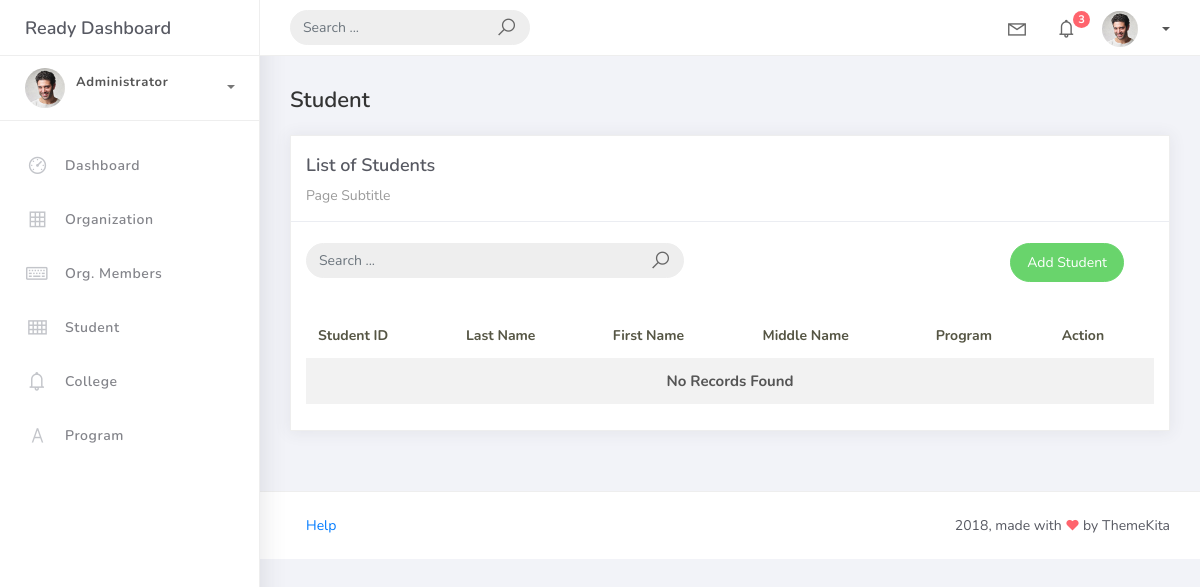
The app's page /student_list/, older data.
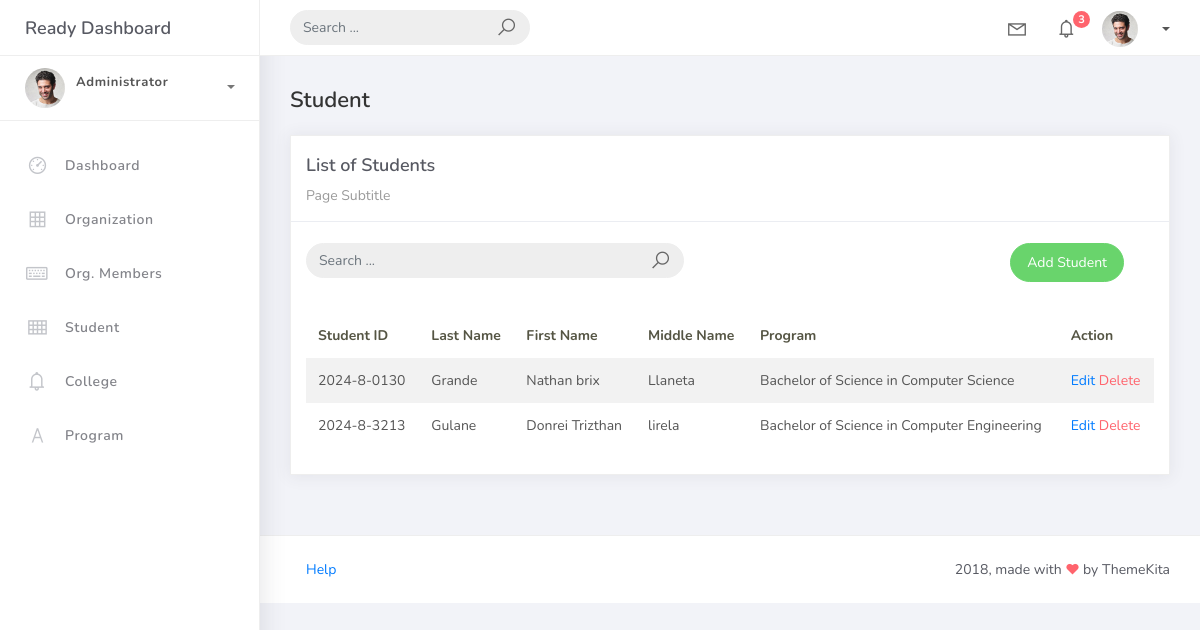
The same page, newer data.
### studentorg/models.py (models this page shows, shortened)
class BaseModel(models.Model):
    created_at = models.DateTimeField(auto_now_add=True, db_index=True)
    updated_at = models.DateTimeField(auto_now=True)
    class Meta:
        abstract = True

class Student(BaseModel):
    student_id = models.CharField(max_length=15)
    lastname = models.CharField(max_length=25)
    firstname = models.CharField(max_length=25)
    middlename = models.CharField(max_length=25, blank=True, null=True)
    program = models.ForeignKey(Program, on_delete=models.CASCADE)

class Program(BaseModel):
    prog_name = models.CharField(max_length=150)
    college = models.ForeignKey(College, on_delete=models.CASCADE)
    def __str__(self):
        return self.prog_name

### studentorg/views.py (the view, shortened to what this page needs)
# urls.py: path("student_list/", StudentListView.as_view(), name="student-list"),
class StudentListView(ListView):
    model = Student
    template_name = "student_list.html"
    paginate_by = 5
    def get_queryset(self):
        qs = super().get_queryset()
        query = self.request.GET.get("q")
        return qs

### templates/student_list.html (shortened to what the changed rows need)
{% extends 'base.html' %}
{% load static %}
{% block content %}
<div class="content">
    <div class="container-fluid">
        <div class="row">
            <div class="col-md-12">
                <div class="card">
                    <br />
                    <div class="card-body">
                        <table class="table table-striped mt-3">
                            <thead>
                                <tr>
                                    <th scope="col">Student ID</th>
                                    <th scope="col">Last Name</th>
                                    <th scope="col">First Name</th>
                                    <th scope="col">Middle Name</th>
                                    <th scope="col">Program</th>
                                    <th scope="col">Action</th>
                                </tr>
                            </thead>
                            <tbody>
                                {% for object in object_list %}
                                <tr>
                                    <td>{{ object.student_id }}</td>
                                    <td>{{ object.lastname }}</td>
                                    <td>{{ object.firstname }}</td>
                                    <td>{{ object.middlename }}</td>
                                    <td>{{ object.program }}</td>
                                    <td>
                                        <a href="{% url 'student-update' object.id %}">
                                            Edit
                                        </a>
                                        <a href="{% url 'student-delete' object.id %}"
                                           class="text-danger">
                                            Delete
                                        </a>
                                    </td>
                                </tr>
                                {% empty %}
                                <tr>
                                    <td colspan="6" style="text-align: center">
                                        <p class="text-sm font-weight-bold mb-0">
                                            No Records Found
                                        </p>
                                    </td>
                                </tr>
                                {% endfor %}
                            </tbody>
                        </table>
                    </div>
                </div>
            </div>
        </div>
    </div>
</div>
{% endblock %}

Row changes from the older to the newer data that the page shows:
added Student: student_id "2024-8-0130", lastname "Grande", firstname "Nathan brix", middlename "Llaneta", program "Bachelor of Science in Computer Science"
added Student: student_id "2024-8-3213", lastname "Gulane", firstname "Donrei Trizthan", middlename "lirela", program "Bachelor of Science in Computer Engineering"
Text that changed along with them:
text no longer shown: "No Records Found"
